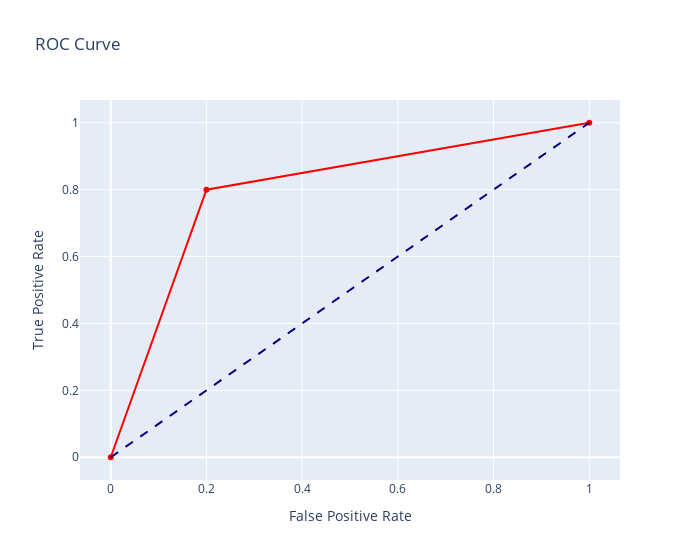

Notebook code cell kept with this figure:
### Code cell
def plot_roc_curve(y_true, y_pred):
    # Binary classification
    from sklearn.metrics import roc_curve
    fpr, tpr, tresh = roc_curve(y_true, y_pred, pos_label=1)

    fig = go.Figure(
        data=[
            go.Scatter(x=roc['fpr'], y=roc['tpr'],
                    line_color='red',
                    name='ROC Curve'),
            go.Scatter(x=[0, 1], y=[0, 1],
                    mode='lines', 
                    line_dash='dash', 
                    line_color='navy')
        ],
        layout=go.Layout(xaxis_title='False Positive Rate',
                         yaxis_title='True Positive Rate',
                         title='ROC Curve',
                         showlegend=False,
                         width=700))
    fig.show()

plot_roc_curve(y_true, y_pred)

### Figure 1 — Plotly figure (JSON) as saved in the notebook; plotly's stock layout.template omitted (floating-point values rounded to 4 significant figures)
{"data": [{"line": {"color": "red"}, "name": "ROC Curve", "type": "scatter", "x": [0, 0.2, 1], "y": [0, 0.8, 1]}, {"line": {"color": "navy", "dash": "dash"}, "mode": "lines", "type": "scatter", "x": [0, 1], "y": [0, 1]}], "layout": {"showlegend": false, "title": {"text": "ROC Curve"}, "width": 700, "xaxis": {"title": {"text": "False Positive Rate"}}, "yaxis": {"title": {"text": "True Positive Rate"}}}}
